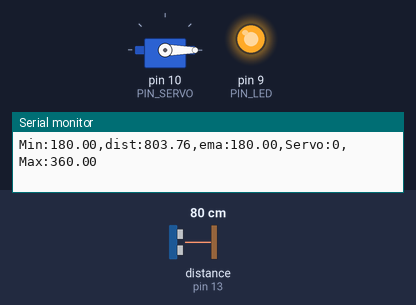
A sketch run on a simulated Arduino Uno, built with avr-gcc and run on an emulated ATmega328P. On the bench: servo, output pins drawn as LEDs (lit = HIGH), the last lines printed to the serial monitor. Wiring (inferred from the names in the program): ultrasonic range finder: trigger pin 12; echo pin 13. The inputs (shaded band) are chosen by the test bench; at power-on: distance to the obstacle (sensor on pin 13) 80 cm. The echo pulse lasts 58.3 µs per cm; pins used as bus, display or sensor lines are not drawn.

Above: at 1.2 s.
1.3 s: distance to the obstacle (sensor on pin 13) set to 35 cm
At 1.45 s:
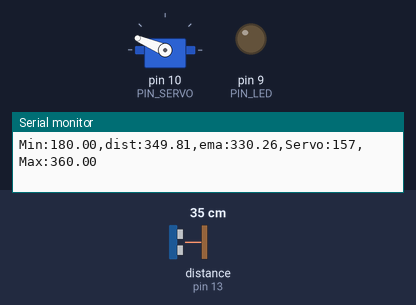
At 2.9 s:
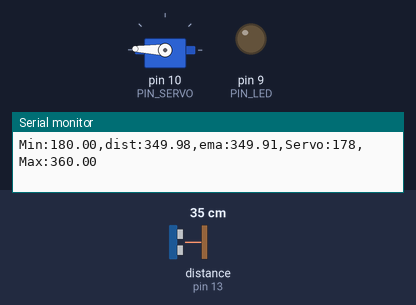
4.3 s: distance to the obstacle (sensor on pin 13) set to 2 cm
Timing chart, 0 to 7.3 s (numbered marks = the images above; inputs shaded):
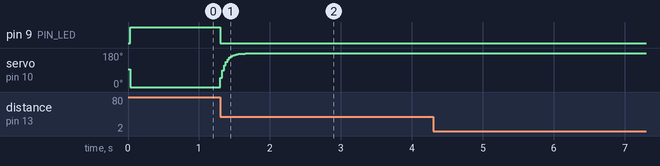

Measured:
- after the input at 1.3 s, pin 9 (PIN_LED): HIGH → LOW at once

The sketch:

11P07.ino
```cpp
#include <Servo.h>

// Arduino pin assignment
#define PIN_LED   9   // LED active-low
#define PIN_TRIG  12  // sonar sensor TRIGGER
#define PIN_ECHO  13  // sonar sensor ECHO
#define PIN_SERVO 10  // servo motor

// configurable parameters for sonar
#define SND_VEL 346.0     // sound velocity at 24 celsius degree (unit: m/sec)
#define INTERVAL 25      // sampling interval (unit: msec)
#define PULSE_DURATION 10 // ultra-sound Pulse Duration (unit: usec)
#define _DIST_MIN 180.0   // minimum distance to be measured (unit: mm)
#define _DIST_MAX 360.0   // maximum distance to be measured (unit: mm)

#define TIMEOUT ((INTERVAL / 2) * 1000.0) // maximum echo waiting time (unit: usec)
#define SCALE (0.001 * 0.5 * SND_VEL) // coefficent to convert duration to distance

#define _EMA_ALPHA 0.3    // EMA weight of new sample (range: 0 to 1)
                          // Setting EMA to 1 effectively disables EMA filter.

// Target Distance
#define _TARGET_LOW  180.0
#define _TARGET_HIGH 360.0

// duty duration for myservo.writeMicroseconds()
// NEEDS TUNING (servo by servo)

#define _DUTY_MIN 500 // servo full clockwise position (0 degree)
#define _DUTY_NEU 1500 // servo neutral position (90 degree)
#define _DUTY_MAX 2500 // servo full counterclockwise position (180 degree)

// global variables
float  dist_ema, dist_prev = _DIST_MAX; // unit: mm
unsigned long last_sampling_time;       // unit: ms

Servo myservo;

void setup() {
  // initialize GPIO pins
  pinMode(PIN_LED, OUTPUT);
  pinMode(PIN_TRIG, OUTPUT);    // sonar TRIGGER
  pinMode(PIN_ECHO, INPUT);     // sonar ECHO
  digitalWrite(PIN_TRIG, LOW);  // turn-off Sonar

  myservo.attach(PIN_SERVO);
  myservo.writeMicroseconds(_DUTY_NEU);

  // initialize USS related variables
  dist_prev = _DIST_MIN; // raw distance output from USS (unit: mm)

  // initialize serial port
  Serial.begin(57600);
}

void loop() {
  float  dist_raw, dist_filtered;

  // wait until next sampling time.
  // millis() returns the number of milliseconds since the program started.
  // will overflow after 50 days.
  if (millis() < last_sampling_time + INTERVAL)
    return;

  // get a distance reading from the USS
  dist_raw = USS_measure(PIN_TRIG, PIN_ECHO);

  // the range filter
  if ((dist_raw == 0.0) || (dist_raw > _DIST_MAX)) {
      dist_filtered = dist_prev;
  } else if (dist_raw < _DIST_MIN) {
      dist_filtered = dist_prev;
  } else {    // In desired Range
      dist_filtered = dist_raw;
      dist_prev = dist_raw;
  }

  // Modify the below line to implement the EMA equation
  dist_ema = (_EMA_ALPHA * dist_filtered) + ((1 - _EMA_ALPHA) * dist_ema);

  // adjust servo position according to the USS read value
  // add your code here!
  if (dist_ema > _TARGET_LOW && dist_ema < _TARGET_HIGH) {
    int servoAngle = int(map(dist_ema, _TARGET_LOW, _TARGET_HIGH, _DUTY_MIN, _DUTY_MAX));
    myservo.writeMicroseconds(servoAngle);
    digitalWrite(PIN_LED, 0);
  }
  else if (dist_ema <= _TARGET_LOW) {
    myservo.writeMicroseconds(_DUTY_MIN);
    digitalWrite(PIN_LED, 1);
  }
  else {
    myservo.writeMicroseconds(_DUTY_MAX);
    digitalWrite(PIN_LED, 1);
  }


  // output the distance to the serial port
  Serial.print("Min:");    Serial.print(_DIST_MIN);
  Serial.print(",dist:");  Serial.print(dist_raw);
  Serial.print(",ema:");  Serial.print(dist_ema);
  Serial.print(",Servo:"); Serial.print(myservo.read());
  Serial.print(",Max:");   Serial.print(_DIST_MAX);
  Serial.println("");

  // update last sampling time
  last_sampling_time += INTERVAL;
}

// get a distance reading from USS. return value is in millimeter.
float USS_measure(int TRIG, int ECHO)
{
  digitalWrite(TRIG, HIGH);
  delayMicroseconds(PULSE_DURATION);
  digitalWrite(TRIG, LOW);

  return pulseIn(ECHO, HIGH, TIMEOUT) * SCALE; // unit: mm
}
```
